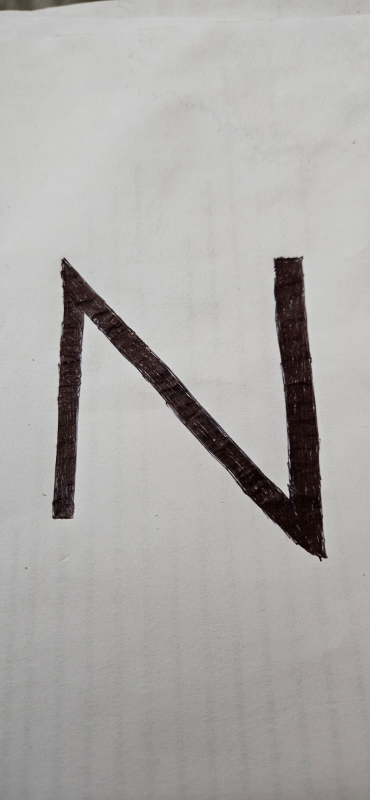
#> input picture my_handwritten_text.png, 739 x 1600 px (shown at 1/2 size)
$ python -i dev3_feature_engineering.py   (imports and definitions only)   (older library calls are emulated)
#> lines starting #> are read from the running program, lines starting #| are printed output that depends on the picture
#> further down, picture is the input picture: shape (1600, 739, 3); mean B, G, R 169.4, 171, 172.8
import numpy as np
import cv2
from skimage.feature import hog, local_binary_pattern

def extract_hog(img):
    return hog(img, orientations=8, pixels_per_cell=(7, 7), cells_per_block=(2, 2), visualize=False)

def extract_lbp(img):
    lbp = local_binary_pattern(img, P=8, R=1, method='uniform')
    hist, _ = np.histogram(lbp.ravel(), bins=np.arange(0, 12), range=(0, 11))
    return hist.astype("float32") / (hist.sum() + 1e-6)

def extract_edges(img):
    sobel_x = cv2.Sobel(img, cv2.CV_64F, 1, 0, ksize=3)
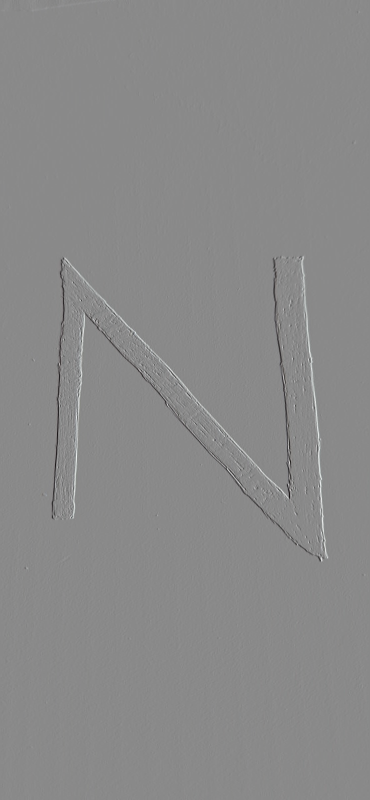
#> sobel_x: shape (1600, 739, 3) float64 (shown at 1/2 size); mean B, G, R 0, 0, 0; drawn with min black and max white
    sobel_y = cv2.Sobel(img, cv2.CV_64F, 0, 1, ksize=3)
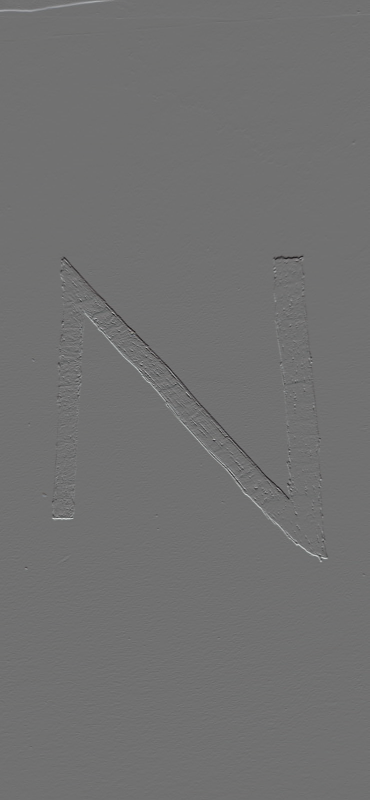
#> sobel_y: shape (1600, 739, 3) float64 (shown at 1/2 size); mean B, G, R -0.1, -0.1, -0.1; drawn with min black and max white
    magnitude = np.sqrt(sobel_x**2 + sobel_y**2)
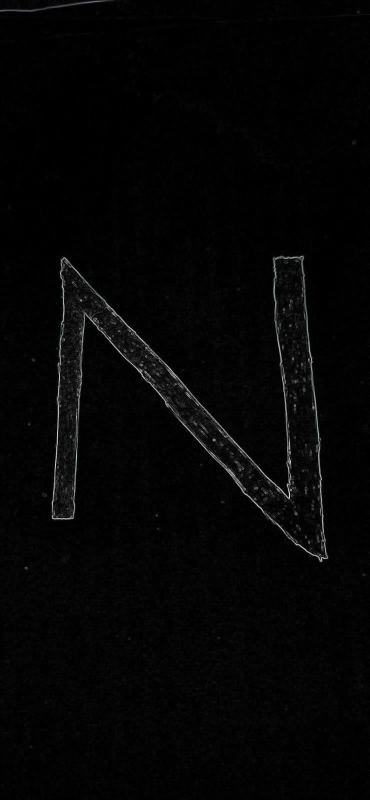
#> magnitude: shape (1600, 739, 3) float64 (shown at 1/2 size); mean B, G, R 15.8, 15.8, 15.6; drawn with min black and max white
    return cv2.resize(magnitude, (4, 4)).flatten()

def run():
    print("\n--- [DEV 3] Starting Mid-Level Feature Engineering Extraction ---")
    X_prep = np.load('X_train_features_5.npy')

    hog_feats, lbp_feats, edge_feats = [], [], []
    for img in X_prep:
        hog_feats.append(extract_hog(img))
        lbp_feats.append(extract_lbp(img))
        edge_feats.append(extract_edges(img))

    # Compile the 6 specific handcrafted combinations requested by the goals schema
    features_dict = {
        "HOG": np.array(hog_feats),
        "LBP": np.array(lbp_feats),
        "Edge_Det": np.array(edge_feats),
        "HOG_LBP": np.hstack((hog_feats, lbp_feats)),
        "LBP_Edge": np.hstack((lbp_feats, edge_feats)),
        "HOG_LBP_Edge": np.hstack((hog_feats, lbp_feats, edge_feats))
    }

    np.save('features_dict.npy', features_dict, allow_pickle=True)
    print(f"[DEV 3] Feature extraction matrix build finished. Extracted vector forms for 6 target setups.")

# [2 lines not run here, left out]

>>> import cv2
>>> picture = cv2.imread('my_handwritten_text.png')
>>> result = extract_edges(picture)
#> result = 48 values, max 31 at index 36, min 0 at index 3, mean 9.12

$ run again, on rotated_Z.png
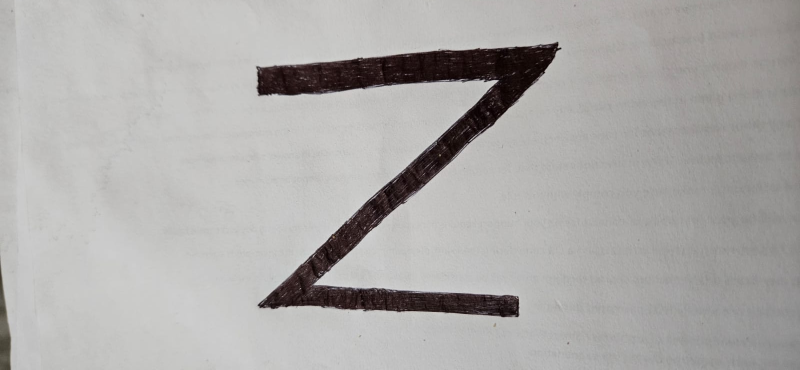
#> input picture rotated_Z.png, 1600 x 739 px (shown at 1/2 size)
#> picture is the input picture: shape (739, 1600, 3); mean B, G, R 169.4, 171, 172.8
#> in extract_edges, `sobel_x = cv2.Sobel(img, cv2.CV_64F, 1, 0, ksize=3)`:
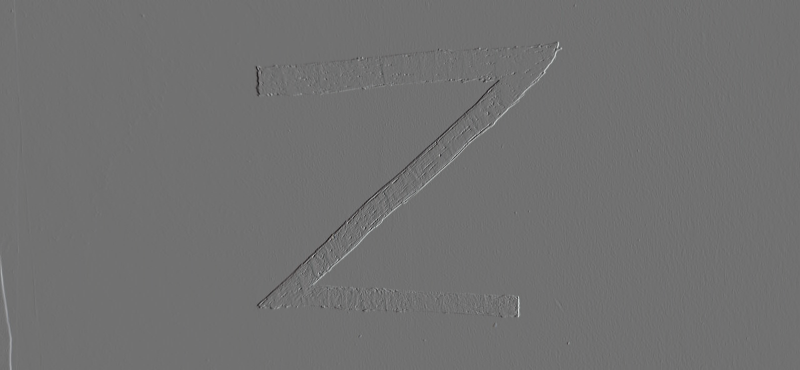
#> sobel_x: shape (739, 1600, 3) float64 (shown at 1/2 size); mean B, G, R -0.1, -0.1, -0.1; drawn with min black and max white
#> in extract_edges, `magnitude = np.sqrt(sobel_x**2 + sobel_y**2)`:
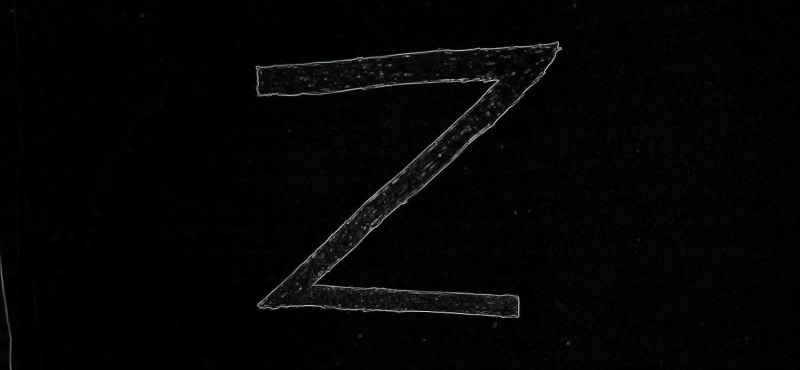
#> magnitude: shape (739, 1600, 3) float64 (shown at 1/2 size); mean B, G, R 15.8, 15.8, 15.6; drawn with min black and max white
#> result = 48 values, max 31 at index 45, min 0 at index 24, mean 9.12
